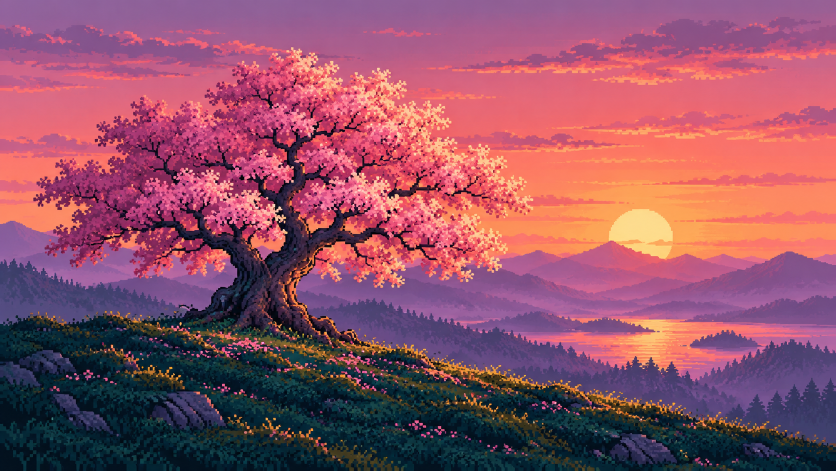
#> input picture art/source/sakura-landscape.png, 1672 x 941 px (shown at 1/2 size)
$ python generate_assets.py
#> lines starting #> are read from the running program, lines starting #| are printed output that depends on the picture
"""Deterministic 320x180 pixel scene + 96-frame / 12-second petal loop.

Run with Python 3.11+ and Pillow 12.2.0. Original plate is bundled in art/source.
No asset generation occurs on Android. All resampling is nearest-neighbor.
"""
from __future__ import annotations

import hashlib
import json
import math
import random
from pathlib import Path

from PIL import Image, ImageDraw

ROOT = Path(__file__).resolve().parents[1]
RES = ROOT / "app/src/main/res"
WIDTH, HEIGHT, FRAME_COUNT, INTERVAL_MS = 320, 180, 96, 125
TAU = math.tau
PETAL_COLORS = ["#ffe0c8", "#ffc4c9", "#f9a9bd", "#ec87aa", "#cd6e98"]


def petal_specs() -> list[dict]:
    rng = random.Random(58321)
    # Hand-positioned release sites on the lower/right blossom sprays of the plate.
    sites = [(80, 91), (96, 75), (133, 92), (148, 61), (165, 77),
             (179, 98), (190, 76), (147, 102), (118, 42), (163, 52), (194, 90)]
    petals = []
    for i in range(27):
        sx, sy = sites[i % len(sites)]
        petals.append(dict(x=sx + rng.uniform(-4, 4), y=sy + rng.uniform(-3, 3),
                           phase=(i * FRAME_COUNT / 27 + rng.uniform(-1, 1)) % FRAME_COUNT,
                           dx=WIDTH + rng.uniform(8, 47) - sx,
                           dy=rng.uniform(36, 100), amplitude=rng.uniform(1.5, 5.5),
                           waves=rng.choice([1, 2]), swirl=rng.uniform(0, TAU),
                           size=2 if i % 5 == 0 else 1, color=i % len(PETAL_COLORS)))
    return petals


def position(petal: dict, frame: float) -> tuple[float, float, float]:
    t = ((frame + petal["phase"]) % FRAME_COUNT) / FRAME_COUNT
    # Linear prevailing wind plus bounded gusts: derivative remains predominantly rightward.
    x = petal["x"] + petal["dx"] * t + 3 * math.sin(TAU * t)
    y = petal["y"] + petal["dy"] * t
    y += petal["amplitude"] * (math.sin(TAU * petal["waves"] * t + petal["swirl"])
                               - math.sin(petal["swirl"]))
    return x, y, t


def corner_mask() -> Image.Image:
    mask = Image.new("L", (WIDTH, HEIGHT))
    ImageDraw.Draw(mask).rounded_rectangle((0, 0, WIDTH-1, HEIGHT-1), radius=5, fill=255)
    return mask


def render_frame(base: Image.Image, frame: float) -> Image.Image:
    result = base.copy().convert("RGBA")
    draw = ImageDraw.Draw(result)
    for p in petal_specs():
        fx, fy, t = position(p, frame)
        x, y = round(fx), round(fy)
        if not (-3 <= x <= WIDTH+3 and -3 <= y <= HEIGHT+3):
            continue
        # Grow from a single blossom pixel over the first 0.4 s; no bright pop in open sky.
        if t < 0.012:
            continue
        color = PETAL_COLORS[p["color"]]
        turn = int(t * 16 + p["swirl"]) % 4
        draw.point((x, y), fill=color)
        if t > 0.035 and turn != 0:
            draw.point((x+1, y + (1 if turn == 1 else 0)), fill=color)
        if p["size"] == 2 and t > 0.035:
            draw.point((x, y+1), fill=PETAL_COLORS[max(0, p["color"]-1)])
            if turn == 2:
                draw.point((x-1, y+1), fill=color)
    result.putalpha(corner_mask())
    return result


def bitmap_xml(name: str) -> str:
    return (f'<bitmap xmlns:android="http://schemas.android.com/apk/res/android"\n'
            f'    android:src="@drawable/{name}" android:filter="false"\n'
            f'    android:antialias="false" android:dither="false" />\n')


def indexed_frame(im: Image.Image, base: Image.Image) -> Image.Image:
    """Lossless fixed-palette PNG: all original colors, one transparent index."""
    colors = sorted(set(base.get_flattened_data()))
    colors += [tuple(bytes.fromhex(c[1:])) for c in PETAL_COLORS]
    lookup = {color: index for index, color in enumerate(colors)}
    indices = bytes(lookup[(r,g,b)] if a else 255 for r,g,b,a in im.get_flattened_data())
    result = Image.frombytes("P", im.size, indices)
    result.putpalette([channel for color in colors for channel in color] + [0]*(768-3*len(colors)))
    result.info["transparency"] = 255
    return result


def main() -> None:
    for path in [RES/"drawable-nodpi", RES/"drawable", RES/"mipmap-nodpi", ROOT/"art/previews"]:
        path.mkdir(parents=True, exist_ok=True)
    source = Image.open(ROOT/"art/source/sakura-landscape.png").convert("RGB")
#> source is the input picture: PIL image 1672x941 RGB; mean R, G, B 146, 82.3, 102.9
    base = source.resize((WIDTH, HEIGHT), Image.Resampling.NEAREST)
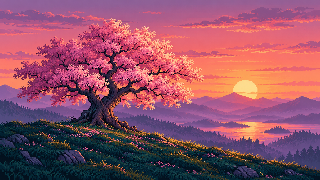
#> base: PIL image 320x180 RGB; mean R, G, B 146.1, 82.4, 103
    # A fixed 96-color palette keeps the tiny scene readable and stable through every frame.
    base = base.quantize(colors=96, method=Image.Quantize.MEDIANCUT,
                         dither=Image.Dither.NONE).convert("RGB")
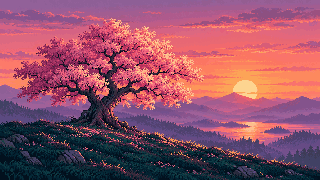
#> base: PIL image 320x180 RGB; mean R, G, B 145.9, 82, 103.3
    base.save(ROOT/"art/scene-base.png", optimize=True)
    frame_images = []
    hashes = []
    for i in range(FRAME_COUNT):
        im = render_frame(base, i)
        name = f"petal_frame_{i:03d}"
        path = RES/f"drawable-nodpi/{name}_pixels.png"
        indexed_frame(im, base).save(path, optimize=True)
        (RES/f"drawable/{name}.xml").write_text(bitmap_xml(name+"_pixels"), encoding="utf-8")
        hashes.append(hashlib.sha256(path.read_bytes()).hexdigest())
        frame_images.append(im)
#> after the loop, frame_images = []; hashes = []
    (RES/"drawable/scene_preview.xml").write_text(bitmap_xml("petal_frame_000_pixels"), encoding="utf-8")
    frame_images[0].resize((960, 540), Image.Resampling.NEAREST).save(ROOT/"art/previews/painting.png")
    preview_frames = [im.convert("RGB").resize((640, 360), Image.Resampling.NEAREST) for im in frame_images]
    # GIF duration is in centiseconds, so alternate 120/130 ms to retain the 12 s loop.
    preview_frames[0].save(ROOT/"art/previews/sakura-loop.gif", save_all=True,
                           append_images=preview_frames[1:], duration=[120, 130]*48,
                           loop=0, optimize=True, disposal=1)
    source.crop((150, 110, 1060, 1020) if source.height >= 1020 else (120, 40, 980, 900)).resize(
        (192, 192), Image.Resampling.NEAREST).save(RES/"mipmap-nodpi/ic_launcher.png")
    catalog = ROOT/"app/src/main/java/com/sakurasunset/widget/FrameCatalog.kt"
    catalog.write_text('package com.sakurasunset.widget\n\n'
        '// Generated by tools/generate_assets.py. Do not reorder: frame 95 wraps to frame 0.\n'
        'object FrameCatalog {\n    const val INTERVAL_MS = 125\n'
        '    const val LOOP_MS = 12000\n    val resources = intArrayOf(\n' +
        ''.join(f'        R.drawable.petal_frame_{i:03d},\n' for i in range(FRAME_COUNT)) +
        '    )\n}\n', encoding="utf-8")
    metrics = dict(canvas=[WIDTH, HEIGHT], frames=FRAME_COUNT, fps=1000/INTERVAL_MS,
                   loop_ms=FRAME_COUNT*INTERVAL_MS, petals=len(petal_specs()),
                   rgba_bytes_per_frame=WIDTH*HEIGHT*4,
                   all_frames_decoded_upper_bound_bytes=WIDTH*HEIGHT*4*FRAME_COUNT,
                   png_bytes=sum(p.stat().st_size for p in (RES/"drawable-nodpi").glob("petal_frame*png")),
                   source_sha256=hashlib.sha256((ROOT/"art/source/sakura-landscape.png").read_bytes()).hexdigest(),
                   frame_sha256=hashes)
    (ROOT/"art/asset-manifest.json").write_text(json.dumps(metrics, indent=2)+"\n", encoding="utf-8")
    print(json.dumps({k:v for k,v in metrics.items() if k != "frame_sha256"}, indent=2))


if __name__ == "__main__":
#> (the run stopped early here; a loop or call above may not have finished)

$ run again, with art/source/immortals-stone-day.png copied over art/source/sakura-landscape.png
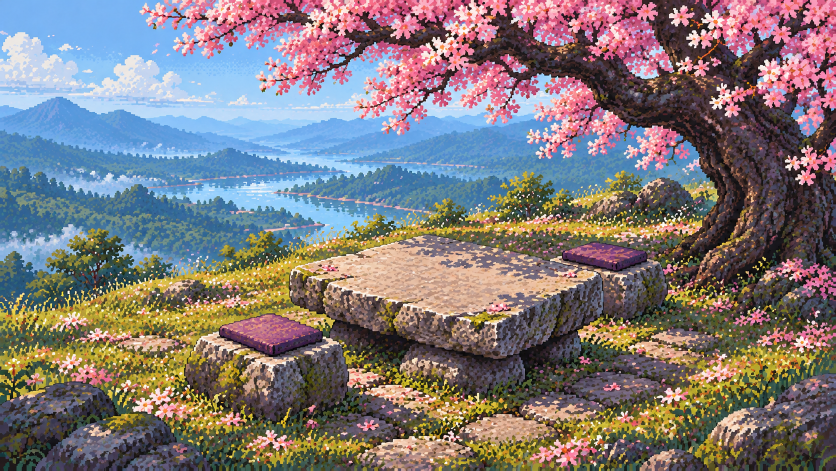
#> input picture art/source/immortals-stone-day.png, 1672 x 941 px (shown at 1/2 size)
#> in main, source is the input picture: PIL image 1672x941 RGB; mean R, G, B 128.4, 120.5, 121.7
#> in main, `base = source.resize((WIDTH, HEIGHT), Image.Resampling.NEAREST)`:
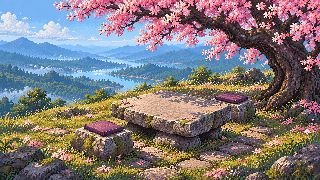
#> base: PIL image 320x180 RGB; mean R, G, B 128.3, 120.6, 121.7
#> in main, `base = base.quantize(colors=96, method=Image.Quantize.MEDIANCUT, dithe..`:
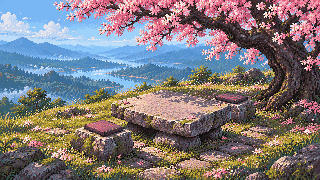
#> base: PIL image 320x180 RGB; mean R, G, B 127.5, 120.5, 123.2
#> after the loop in main, `for i in range(FRAME_COUNT):`: frame_images = []

$ run again, with art/source/winter-cabin.png copied over art/source/sakura-landscape.png
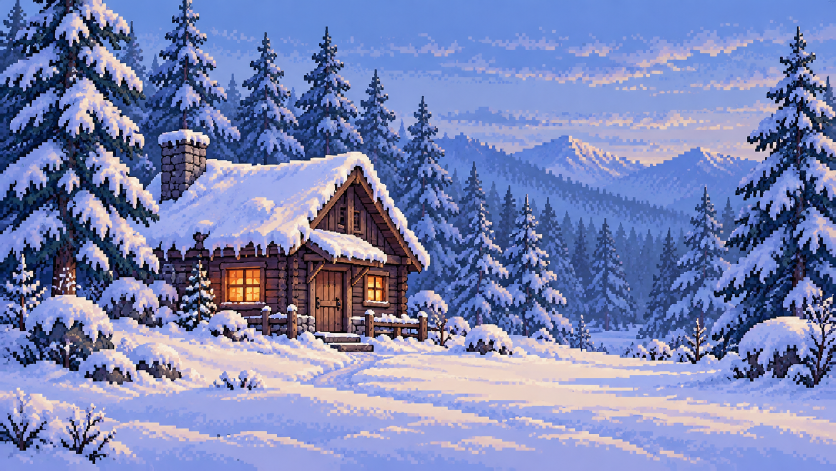
#> input picture art/source/winter-cabin.png, 1672 x 941 px (shown at 1/2 size)
#> in main, source is the input picture: PIL image 1672x941 RGB; mean R, G, B 121.7, 131.5, 180.1
#> in main, `base = source.resize((WIDTH, HEIGHT), Image.Resampling.NEAREST)`:
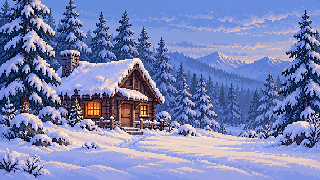
#> base: PIL image 320x180 RGB; mean R, G, B 121.7, 131.5, 180.2
#> in main, `base = base.quantize(colors=96, method=Image.Quantize.MEDIANCUT, dithe..`:
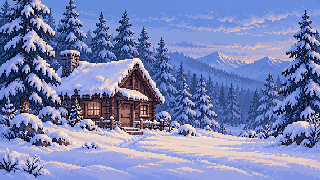
#> base: PIL image 320x180 RGB; mean R, G, B 121.2, 131.6, 180.7
#> after the loop in main, `for i in range(FRAME_COUNT):`: frame_images = []
